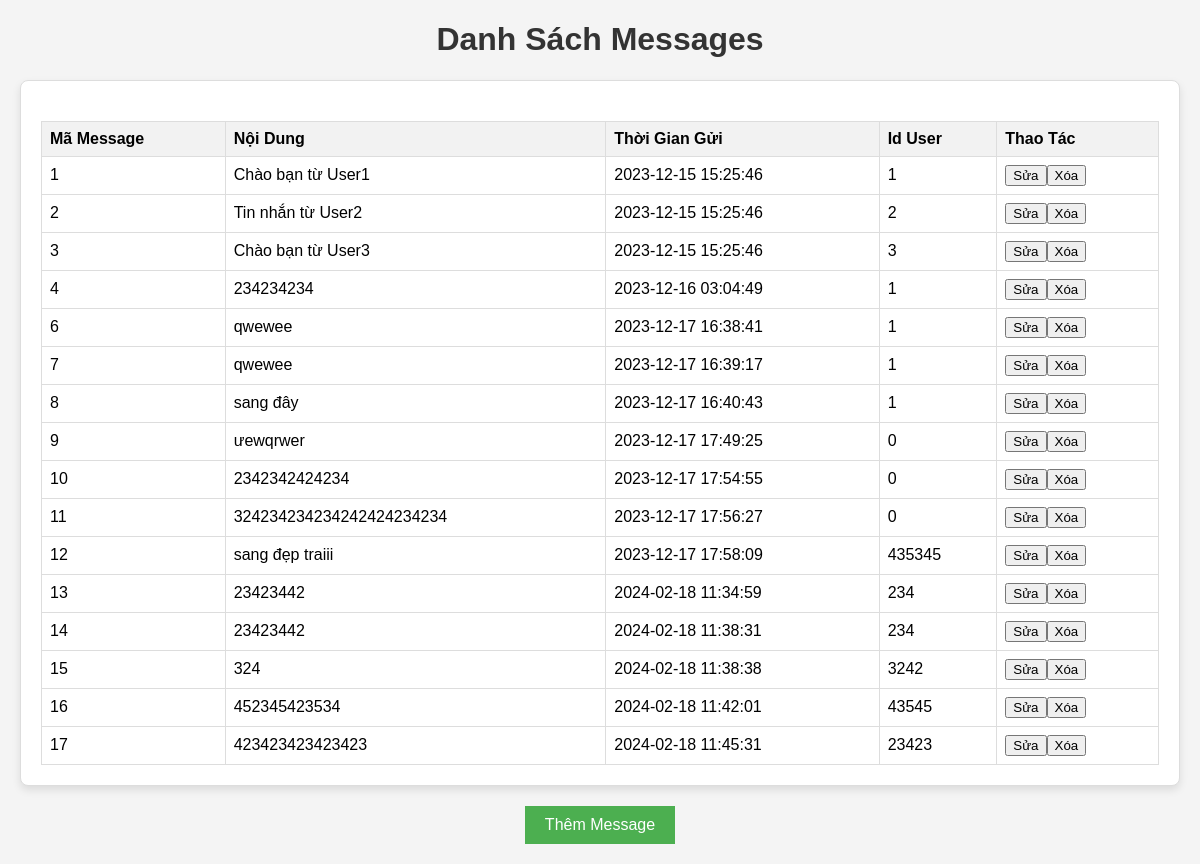
/QLGIAIDAUBONGDA/admin/Message.php, run on the app's committed database.
### tables this page shows
CREATE TABLE `message` (
  `MaMessage` int(11) NOT NULL,
  `NoiDung` varchar(255) DEFAULT NULL,
  `ThoiGianGui` datetime DEFAULT NULL,
  `IdUser` int(11) DEFAULT NULL,
  `email` varchar(255) DEFAULT NULL
);

### QLGIAIDAUBONGDA/admin/Message.php (the view, shortened to what this page needs)
<!DOCTYPE html>
<html lang="en">
<head>
</head>
<body>
    <?php
    $host = 'localhost:4307';
    $dbname = 'football';
    $username = 'root';
    $password = '';
    $conn = new mysqli($host, $username, $password, $dbname);
    $query = "SELECT * FROM Message";
    $result = $conn->query($query);
    if ($result->num_rows > 0) {
        echo "<h1>Danh Sách Messages</h1>";
        echo "<div class='table-detail'>";
        echo "<table>";
        echo "<tr><th>Mã Message</th><th>Nội Dung</th><th>Thời Gian Gửi</th><th>Id User</th><th>Thao Tác</th></tr>";
        while ($row = $result->fetch_assoc()) {
            echo "<tr>";
            echo "<td>" . $row["MaMessage"] . "</td>";
            echo "<td>" . $row["NoiDung"] . "</td>";
            echo "<td>" . $row["ThoiGianGui"] . "</td>";
            echo "<td>" . $row["IdUser"] . "</td>";
            echo "<td>";
            echo "<button class='edit' onclick='editMessage(" . $row["MaMessage"] . ")'>Sửa</button>";
            echo "<button class='delete' onclick='deleteMessage(" . $row["MaMessage"] . ")'>Xóa</button>";
            echo "</td>";
            echo "</tr>";
        }
        echo "</table>";
        echo "</div>";
    } else {
        echo "<h1>Không có thông tin cho Bảng Message</h1>";
    }
    ?>
    <div class="button-container">
        <button class="add" onclick="addMessage()">Thêm Message</button>
    </div>
</body>
</html>

### QLGIAIDAUBONGDA/admin/Message.php (style rules this page uses)
body { font-family: Arial, sans-serif; margin: 20px; background-color: #f4f4f4; }
h1 { text-align: center; color: #333; }
.table-detail { background-color: #fff; border: 1px solid #ddd; border-radius: 8px; padding: 20px; margin: 20px auto; box-shadow: 0 4px 8px rgba(0, 0, 0, 0.1); overflow: auto; }
table { width: 100%; border-collapse: collapse; margin-top: 20px; }
th, td { border: 1px solid #ddd; padding: 8px; text-align: left; }
th { background-color: #f2f2f2; }
.button-container { margin-top: 20px; text-align: center; }
.button-container button { padding: 10px 20px; font-size: 16px; margin: 0 10px; cursor: pointer; }
.button-container button.add { background-color: #4caf50; color: white; border: none; }

### data on the page
message: MaMessage "1", NoiDung "Chào bạn từ User1", ThoiGianGui "2023-12-15 15:25:46", IdUser "1"
message: MaMessage "2", NoiDung "Tin nhắn từ User2", ThoiGianGui "2023-12-15 15:25:46", IdUser "2"
message: MaMessage "3", NoiDung "Chào bạn từ User3", ThoiGianGui "2023-12-15 15:25:46", IdUser "3"
message: MaMessage "4", NoiDung "234234234", ThoiGianGui "2023-12-16 03:04:49", IdUser "1"
message: MaMessage "6", NoiDung "qwewee", ThoiGianGui "2023-12-17 16:38:41", IdUser "1"
message: MaMessage "7", NoiDung "qwewee", ThoiGianGui "2023-12-17 16:39:17", IdUser "1"
message: MaMessage "8", NoiDung "sang đây", ThoiGianGui "2023-12-17 16:40:43", IdUser "1"
message: MaMessage "9", NoiDung "ưewqrwer", ThoiGianGui "2023-12-17 17:49:25", IdUser "0"
message: MaMessage "10", NoiDung "2342342424234", ThoiGianGui "2023-12-17 17:54:55", IdUser "0"
message: MaMessage "11", NoiDung "324234234234242424234234", ThoiGianGui "2023-12-17 17:56:27", IdUser "0"
message: MaMessage "12", NoiDung "sang đẹp traiii", ThoiGianGui "2023-12-17 17:58:09", IdUser "435345"
message: MaMessage "13", NoiDung "23423442", ThoiGianGui "2024-02-18 11:34:59", IdUser "234"
message: MaMessage "14", NoiDung "23423442", ThoiGianGui "2024-02-18 11:38:31", IdUser "234"
message: MaMessage "15", NoiDung "324", ThoiGianGui "2024-02-18 11:38:38", IdUser "3242"
message: MaMessage "16", NoiDung "452345423534", ThoiGianGui "2024-02-18 11:42:01", IdUser "43545"
message: MaMessage "17", NoiDung "423423423423423", ThoiGianGui "2024-02-18 11:45:31", IdUser "23423"
